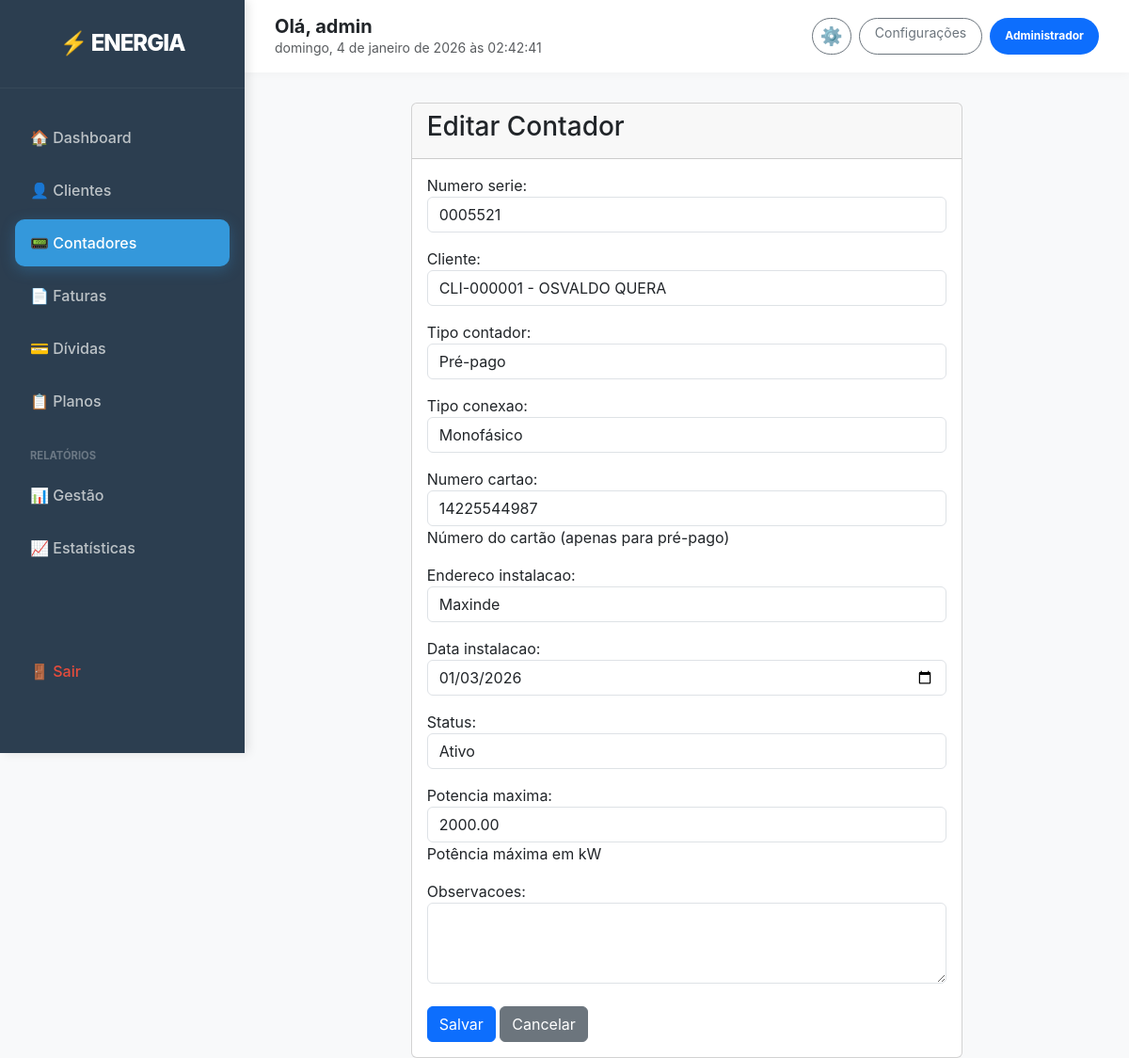
The page /contadores/editar/1/ (signed in) on the database its author committed.
### clientes/models.py (models this page shows, shortened)
class Perfil(models.Model):
    TIPO_USUARIO_CHOICES = [
        ('ADMIN', 'Administrador'),
        ('OPERADOR', 'Operador'),
        ('FINANCEIRO', 'Financeiro'),
        ('CLIENTE', 'Cliente'),
    ]
    user = models.OneToOneField(User, on_delete=models.CASCADE, related_name='perfil')
    tipo_usuario = models.CharField(max_length=20, choices=TIPO_USUARIO_CHOICES, default='CLIENTE')
    telefone = models.CharField(max_length=15, blank=True, null=True)

### equipamentos/models.py (models this page shows, shortened)
class Contador(models.Model):
    TIPO_CONTADOR_CHOICES = [
        ('PRE_PAGO', 'Pré-pago'),
        ('POS_PAGO', 'Pós-pago'),
    ]
    TIPO_CONEXAO_CHOICES = [
        ('MONOFASICO', 'Monofásico'),
        ('TRIFASICO', 'Trifásico'),
    ]
    STATUS_CHOICES = [
        ('ATIVO', 'Ativo'),
        ('INATIVO', 'Inativo'),
        ('MANUTENCAO', 'Em Manutenção'),
        ('AVARIADO', 'Avariado'),
        ('SUBSTITUIDO', 'Substituído'),
        ('SUSPENSO', 'Suspenso por Dívida'),
    ]
    numero_serie = models.CharField(max_length=50, unique=True)
    tipo_contador = models.CharField(max_length=10, choices=TIPO_CONTADOR_CHOICES)
    tipo_conexao = models.CharField(max_length=15, choices=TIPO_CONEXAO_CHOICES, default='MONOFASICO')
    numero_cartao = models.CharField(max_length=20, blank=True, null=True, help_text='Número do cartão (apenas para pré-pago)')
    cliente = models.OneToOneField(Cliente, on_delete=models.SET_NULL, null=True, blank=True, related_name='contador')
    endereco_instalacao = models.TextField()
    status = models.CharField(max_length=15, choices=STATUS_CHOICES, default='ATIVO')
    data_instalacao = models.DateField()
    data_ultima_leitura = models.DateTimeField(null=True, blank=True)
    leitura_atual = models.DecimalField(max_digits=10, decimal_places=2, default=0.00)
    potencia_maxima = models.DecimalField(max_digits=8, decimal_places=2, help_text='Potência máxima em kW')
    observacoes = models.TextField(blank=True, null=True)
    data_criacao = models.DateTimeField(auto_now_add=True)
    data_suspensao = models.DateTimeField(null=True, blank=True, help_text='Data da suspensão por dívida')
    class Meta:
        verbose_name = 'Contador'
        verbose_name_plural = 'Contadores'
        ordering = ['-data_instalacao']

### equipamentos/views.py (the view)
# urls.py: path('editar/<int:pk>/', views.contador_update, name='contador_update'),
@login_required
def contador_update(request, pk):
    contador = get_object_or_404(Contador, pk=pk)
    if request.method == 'POST':
        form = ContadorForm(request.POST, instance=contador)
        if form.is_valid():
            form.save()
            return redirect('contador_list')
    else:
        form = ContadorForm(instance=contador)
    return render(request, 'equipamentos/contador_form.html', {'form': form, 'title': 'Editar Contador'})

### equipamentos/forms.py (shortened to what this page needs)
class ContadorForm(forms.ModelForm):
    class Meta:
        model = Contador
        fields = ['numero_serie', 'cliente', 'tipo_contador', 'tipo_conexao', 'numero_cartao', 'endereco_instalacao', 'data_instalacao', 'status', 'potencia_maxima', 'observacoes']
        widgets = {
            'numero_serie': forms.TextInput(attrs={'class': 'form-control'}),
            'cliente': forms.Select(attrs={'class': 'form-control'}),
            'tipo_contador': forms.Select(attrs={'class': 'form-control'}),
            'tipo_conexao': forms.Select(attrs={'class': 'form-control'}),
            'numero_cartao': forms.TextInput(attrs={'class': 'form-control', 'placeholder': 'Obrigatório para pré-pago'}),
            'endereco_instalacao': forms.TextInput(attrs={'class': 'form-control'}),
            'data_instalacao': forms.DateInput(attrs={'class': 'form-control', 'type': 'date'}),
            'status': forms.Select(attrs={'class': 'form-control'}),
            'potencia_maxima': forms.NumberInput(attrs={'class': 'form-control'}),
            'observacoes': forms.Textarea(attrs={'class': 'form-control', 'rows': 3}),
        }

### clientes/models.py (called while the page is built)
    def __str__(self):
        return f"{self.numero_cliente} - {self.nome}"

### templates/equipamentos/contador_form.html (shortened to what this page needs)
{% extends 'base.html' %}
{% block content %}
<div class="row justify-content-center">
    <div class="col-md-8">
        <div class="card">
            <div class="card-header">
                <h3>{{ title }}</h3>
            </div>
            <div class="card-body">
                <form method="post">
                    {{ form.as_p }}
                    <div class="mt-4">
                        <button type="submit" class="btn btn-primary">Salvar</button>
                        <a href="{% url 'contador_list' %}" class="btn btn-secondary">Cancelar</a>
                    </div>
                </form>
            </div>
        </div>
    </div>
</div>
{% endblock %}

### templates/base.html (shortened to what this page needs)
<!DOCTYPE html>
<html lang="pt">
<head>
    <link href="https://cdn.jsdelivr.net/npm/bootstrap@5.3.0/dist/css/bootstrap.min.css" rel="stylesheet">
    <link rel="stylesheet" href="https://cdnjs.cloudflare.com/ajax/libs/animate.css/4.1.1/animate.min.css"/>
</head>
<body>
    {% if user.is_authenticated %}
    <aside class="sidebar is-authenticated" id="sidebar">
        <div class="sidebar-header">
            <a href="{% url 'dashboard' %}" style="text-decoration: none;">
                <h4>⚡ ENERGIA</h4>
            </a>
        </div>
        <ul class="nav-menu">
            <li class="nav-item-side">
                <a href="{% url 'dashboard' %}" class="nav-link-side {% if request.resolver_match.url_name == 'dashboard' %}active{% endif %}">
                    🏠 Dashboard
                </a>
            </li>
            {% if user.perfil.tipo_usuario != 'CLIENTE' %}
                <li class="nav-item-side">
                    <a href="{% url 'cliente_list' %}" class="nav-link-side {% if 'cliente' in request.path %}active{% endif %}">
                        👤 Clientes
                    </a>
                </li>
                <li class="nav-item-side">
                    <a href="{% url 'contador_list' %}" class="nav-link-side {% if 'contador' in request.path %}active{% endif %}">
                        📟 Contadores
                    </a>
                </li>
                <li class="nav-item-side">
                    <a href="{% url 'fatura_list' %}" class="nav-link-side {% if 'fatura' in request.path %}active{% endif %}">
                        📄 Faturas
                    </a>
                </li>
                <li class="nav-item-side">
                    <a href="{% url 'controlo_divida' %}" class="nav-link-side {% if 'divida' in request.path %}active{% endif %}">
                        💳 Dívidas
                    </a>
                </li>
                <li class="nav-item-side">
                    <a href="{% url 'tarifa_list' %}" class="nav-link-side {% if 'tarifa' in request.path %}active{% endif %}">
                        📋 Planos
                    </a>
                </li>
                {% if user.is_staff or user.perfil.tipo_usuario == 'ADMIN' or user.perfil.tipo_usuario == 'FINANCEIRO' %}
                    <li class="nav-item-side mt-3 mb-1">
                        <small class="text-uppercase px-3 fw-bold" style="font-size: 0.7rem; color: rgba(255,255,255,0.3);">Relatórios</small>
                    </li>
                    <li class="nav-item-side">
                        <a href="{% url 'relatorio_list' %}" class="nav-link-side {% if 'relatorio' in request.path %}active{% endif %}">
                            📊 Gestão
                        </a>
                    </li>
                    <li class="nav-item-side">
                        <a href="{% url 'estatisticas_gerais' %}" class="nav-link-side {% if 'estatisticas' in request.path %}active{% endif %}">
                            📈 Estatísticas
                        </a>
                    </li>
                {% endif %}
            {% endif %}
            <li class="nav-item-side logout-link">
                <button type="button" class="nav-link-side border-0 bg-transparent w-100 text-start" style="color: inherit;" data-bs-toggle="modal" data-bs-target="#logoutModal">
                    🚪 Sair
                </button>
            </li>
        </ul>
    </aside>
    {% endif %}
    <main class="{% if user.is_authenticated %}main-content{% endif %}">
        {% if user.is_authenticated %}
        <div class="top-bar">
            <div class="d-flex align-items-center">
                <div class="d-flex flex-column">
                    <h5 class="mb-0 fw-bold">Olá, {{ user.username }}</h5>
                    <small class="text-muted" id="realTimeClock"></small>
                </div>
            </div>
            <div class="d-flex gap-2">
                <a href="{% url 'perfil_edit' %}" class="btn btn-sm btn-outline-secondary rounded-pill px-2 d-flex align-items-center justify-content-center" title="Editar Perfil">
                    <span style="font-size: 1.2rem;">⚙️</span>
                </a>
                <a href="/admin/" class="btn btn-sm btn-outline-secondary rounded-pill px-3">Configurações</a>
                <span class="badge bg-primary rounded-pill d-flex align-items-center px-3">{{ user.perfil.get_tipo_usuario_display }}</span>
            </div>
        </div>
        {% endif %}
        <div class="{% if user.is_authenticated %}container-fluid px-4{% else %}container-fluid p-0{% endif %}">
            {% block content %}{% endblock %}
        </div>
    </main>
</body>
</html>

### templates/base.html (style rules this page uses)
:root { --sidebar-width: 260px; --primary-blue: #2c3e50; --accent-blue: #3498db; --hover-bg: #34495e; --text-muted: #bdc3c7; --bg-body: #f8f9fa; }
body { background-color: var(--bg-body); font-family: 'Inter', system-ui, sans-serif; min-height: 100vh; margin: 0; }
.sidebar { width: var(--sidebar-width); height: 100vh; position: fixed; left: -260px; top: 0; background: var(--primary-blue); color: white; transition: all 0.3s; z-index: 1000; box-shadow: 4px 0 10px rgba(0,0,0,0.1); }
.sidebar.is-authenticated { left: 0; }
.sidebar-header { padding: 2rem 1.5rem; border-bottom: 1px solid rgba(255,255,255,0.05); text-align: center; }
.sidebar-header h4 { font-weight: 800; letter-spacing: -1px; margin: 0; color: white; text-decoration: none; }
.nav-menu { padding: 1.5rem 0; list-style: none; margin: 0; height: calc(100vh - 100px); display: flex; flex-direction: column; }
.nav-item-side { margin: 0.2rem 1rem; }
.nav-link-side { color: var(--text-muted); text-decoration: none; display: flex; align-items: center; padding: 0.8rem 1rem; border-radius: 10px; transition: all 0.2s; font-weight: 500; gap: 12px; }
.nav-link-side.active { background: var(--accent-blue); color: white; box-shadow: 0 4px 15px rgba(52, 152, 219, 0.3); }
.main-content { margin-left: var(--sidebar-width); padding: 0; transition: all 0.3s; }
.top-bar { background: white; padding: 1rem 2rem; margin-bottom: 2rem; display: flex; justify-content: space-between; align-items: center; box-shadow: 0 2px 10px rgba(0,0,0,0.03); }
.logout-link { color: #e74c3c !important; margin-top: auto; margin-bottom: 2rem; }

### rows shown on the page
Contador: numero_serie "0005521", cliente "CLI-000001 - OSVALDO QUERA", tipo_contador "Pré-pago", tipo_conexao "Monofásico", numero_cartao "14225544987", endereco_instalacao "Maxinde", data_instalacao "01/03/2026", status "Ativo", potencia_maxima "2000.00"

### other values the page prints
{{ user.username }} "admin"
{{ user.perfil.get_tipo_usuario_display }} "Administrador"
{{ title }} "Editar Contador"
